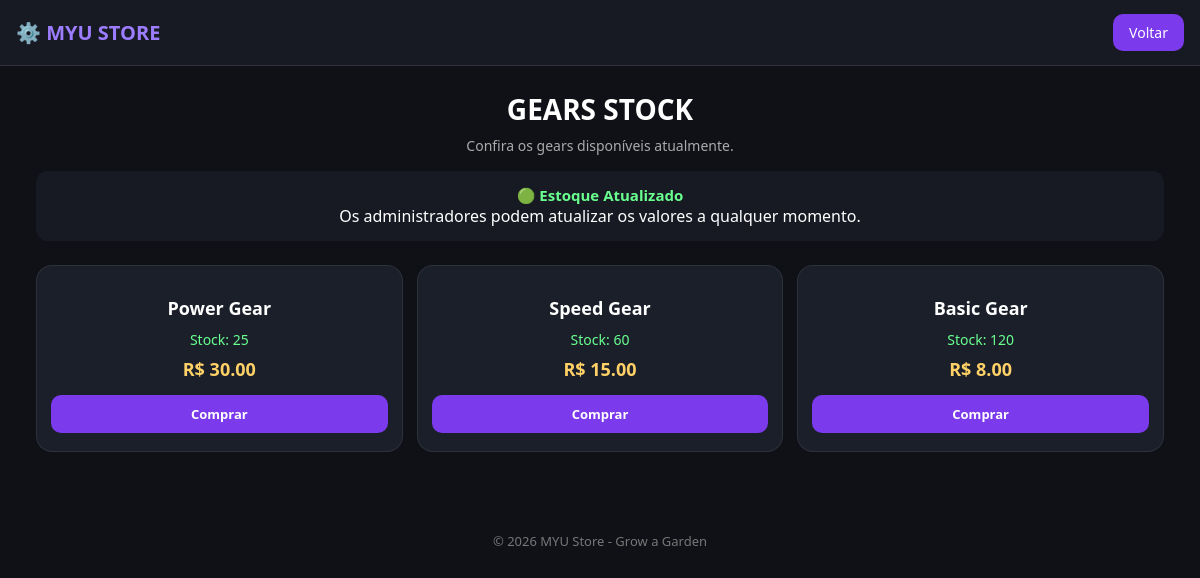
Page /GEARS_STOCK.html on the committed database.
### tables this page shows
CREATE TABLE gears (
    id      INTEGER PRIMARY KEY AUTOINCREMENT,
    nome    TEXT NOT NULL,
    stock   INTEGER NOT NULL DEFAULT 0,
    preco   REAL NOT NULL DEFAULT 0,
    imagem  TEXT,
    emoji   TEXT
);

### app.py (the view)
@app.route("/gears")
@app.route("/GEARS_STOCK.html")
def gears_stock():
    db = get_db()
    gears = db.execute("SELECT * FROM gears ORDER BY id DESC").fetchall()
    return render_template("GEARS_STOCK.html", gears=gears)

### db/queries.py (called while the page is built)
def get_db():
    if "db" not in g:
        g.db = sqlite3.connect(DB_PATH)
        g.db.row_factory = sqlite3.Row  # permite acessar colunas por nome: row["nome"]
        g.db.execute("PRAGMA foreign_keys = ON")
    return g.db

### templates/GEARS_STOCK.html (shortened to what this page needs)
<!DOCTYPE html>
<html lang="pt-BR">
<head>
<link rel="stylesheet" href="{{ url_for('static', filename='css/GEARS_STOCK.css') }}">
</head>
<body>
<header class="header">
    <div class="logo">⚙️ MYU STORE</div>
    <a href="{{ url_for('index') }}" class="back-btn">
        Voltar
    </a>
</header>
<section class="title">
    <h1>GEARS STOCK</h1>
    <p>Confira os gears disponíveis atualmente.</p>
</section>
<div class="status">
    <h3>🟢 Estoque Atualizado</h3>
    <p>Os administradores podem atualizar os valores a qualquer momento.</p>
</div>
<section class="stock-container">
    {% for gear in gears %}
    <div class="gear-card">
        <div class="gear-name">{{ gear['nome'] }}</div>
        <div class="gear-stock">Stock: {{ gear['stock'] }}</div>
        <div class="gear-price">R$ {{ "%.2f"|format(gear['preco']) }}</div>
        {% if gear['stock'] > 0 %}
        <form method="POST" action="{{ url_for('carrinho_adicionar') }}">
            <button type="submit" class="buy-btn">Comprar</button>
        </form>
        {% else %}
        <button class="buy-btn" disabled style="opacity:.5;cursor:not-allowed;">Esgotado</button>
        {% endif %}
    </div>
    {% else %}
    <p style="text-align:center;color:#888;">Nenhum gear em stock no momento.</p>
    {% endfor %}
</section>
<footer class="footer">
    © 2026 MYU Store - Grow a Garden
</footer>
</body>
</html>

### static/css/GEARS_STOCK.css (style rules this page uses)
* { margin:0; padding:0; box-sizing:border-box; font-family:'Segoe UI',sans-serif; }
body { background:#0f1117; color:white; min-height:100vh; }
.header { width:100%; padding:14px 16px; display:flex; justify-content:space-between; align-items:center; background:#171a23; border-bottom:1px solid rgba(255,255,255,.1); }
.logo { font-size:20px; font-weight:bold; color:#9d7dff; }
.back-btn { text-decoration:none; color:white; background:#7c3aed; padding:9px 16px; border-radius:10px; transition:.3s; font-size:14px; }
.title { text-align:center; margin-top:24px; padding:0 16px; }
.title h1 { font-size:28px; }
.title p { color:#aaa; margin-top:8px; font-size:14px; }
.status { width:94%; max-width:1200px; margin:16px auto; background:#171a23; padding:14px; border-radius:12px; text-align:center; }
.status h3 { color:#69ff8f; font-size:15px; }
.stock-container { width:94%; max-width:1300px; margin:24px auto 50px; display:grid; grid-template-columns:repeat(auto-fit, minmax(150px, 1fr)); gap:14px; }
.gear-card { background:#1b1f2a; border-radius:16px; padding:18px 14px; text-align:center; transition:.3s; border:1px solid rgba(255,255,255,.08); }
.gear-name { font-size:18px; margin-top:12px; font-weight:bold; }
.gear-stock { margin-top:10px; font-size:14px; color:#69ff8f; }
.gear-price { margin-top:8px; font-size:18px; color:#ffd166; font-weight:bold; }
.buy-btn { margin-top:14px; border:none; background:#7c3aed; color:white; padding:10px 18px; border-radius:10px; cursor:pointer; font-weight:bold; font-size:13px; transition:.3s; width:100%; }
.footer { text-align:center; padding:30px; color:#777; font-size:13px; }

### rows in the picture
gears: nome "Power Gear", stock "25", preco "30.00"
gears: nome "Speed Gear", stock "60", preco "15.00"
gears: nome "Basic Gear", stock "120", preco "8.00"
